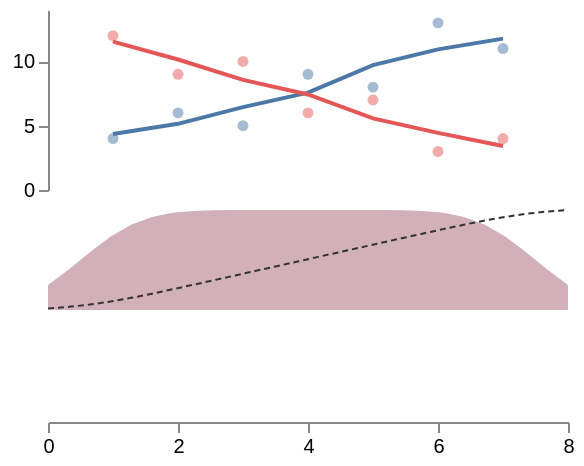

The specification (Vega-Lite) saved for this image:
### Vega specification from a JSON file in a GitHub repository (floating-point values rounded to 4 significant figures)
{"$schema": "https://vega.github.io/schema/vega/v6.json", "description": "The options of the two smoothing transforms, which one fixture each had only ever used the defaults of. The kernel density estimate is asked for a fixed bandwidth over a stated extent with a chosen number of steps, once as a density and once cumulatively, and grouped so the two series resolve their extents independently; counts turn the density back into an estimate of rows rather than an area of one. The loess fit beside them is given its own bandwidth and grouped by the same series, which is the option that decides whether a fit follows the data or flattens it.", "width": 260, "height": 150, "padding": 5, "background": "white", "data": [{"name": "points", "values": [{"s": "a", "x": 1, "y": 4}, {"s": "a", "x": 2, "y": 6}, {"s": "a", "x": 3, "y": 5}, {"s": "a", "x": 4, "y": 9}, {"s": "a", "x": 5, "y": 8}, {"s": "a", "x": 6, "y": 13}, {"s": "a", "x": 7, "y": 11}, {"s": "b", "x": 1, "y": 12}, {"s": "b", "x": 2, "y": 9}, {"s": "b", "x": 3, "y": 10}, {"s": "b", "x": 4, "y": 6}, {"s": "b", "x": 5, "y": 7}, {"s": "b", "x": 6, "y": 3}, {"s": "b", "x": 7, "y": 4}]}, {"name": "density", "source": "points", "transform": [{"type": "kde", "field": "x", "groupby": ["s"], "bandwidth": 0.8, "extent": [0, 8], "steps": 25, "resolve": "independent", "as": ["at", "d"]}]}, {"name": "cumulative", "source": "points", "transform": [{"type": "kde", "field": "x", "bandwidth": 0.8, "extent": [0, 8], "steps": 25, "cumulative": true, "counts": true, "as": ["at", "total"]}]}, {"name": "fitted", "source": "points", "transform": [{"type": "loess", "x": "x", "y": "y", "groupby": ["s"], "bandwidth": 0.6, "as": ["fx", "fy"]}]}], "scales": [{"name": "x", "type": "linear", "domain": [0, 8], "range": "width"}, {"name": "y", "type": "linear", "domain": [0, 14], "range": [90, 0]}, {"name": "d", "type": "linear", "domain": {"data": "density", "field": "d"}, "range": [150, 100]}, {"name": "c", "type": "linear", "domain": {"data": "cumulative", "field": "total"}, "range": [150, 100]}, {"name": "colour", "type": "ordinal", "domain": ["a", "b"], "range": ["#4c78a8", "#e45756"]}], "axes": [{"orient": "bottom", "scale": "x", "offset": 56, "tickCount": 4}, {"orient": "left", "scale": "y", "tickCount": 4}], "marks": [{"type": "symbol", "from": {"data": "points"}, "encode": {"enter": {"x": {"scale": "x", "field": "x"}, "y": {"scale": "y", "field": "y"}, "size": {"value": 30}, "fill": {"scale": "colour", "field": "s"}, "fillOpacity": {"value": 0.5}}}}, {"type": "group", "from": {"facet": {"name": "series", "data": "fitted", "groupby": "s"}}, "marks": [{"type": "line", "from": {"data": "series"}, "encode": {"enter": {"x": {"scale": "x", "field": "fx"}, "y": {"scale": "y", "field": "fy"}, "stroke": {"scale": "colour", "field": "s"}, "strokeWidth": {"value": 2}}}}]}, {"type": "group", "from": {"facet": {"name": "curve", "data": "density", "groupby": "s"}}, "marks": [{"type": "area", "from": {"data": "curve"}, "encode": {"enter": {"x": {"scale": "x", "field": "at"}, "y": {"scale": "d", "field": "d"}, "y2": {"value": 150}, "fill": {"scale": "colour", "field": "s"}, "fillOpacity": {"value": 0.3}}}}]}, {"type": "line", "from": {"data": "cumulative"}, "encode": {"enter": {"x": {"scale": "x", "field": "at"}, "y": {"scale": "c", "field": "total"}, "stroke": {"value": "#333333"}, "strokeWidth": {"value": 1}, "strokeDash": {"value": [3, 2]}}}}]}
